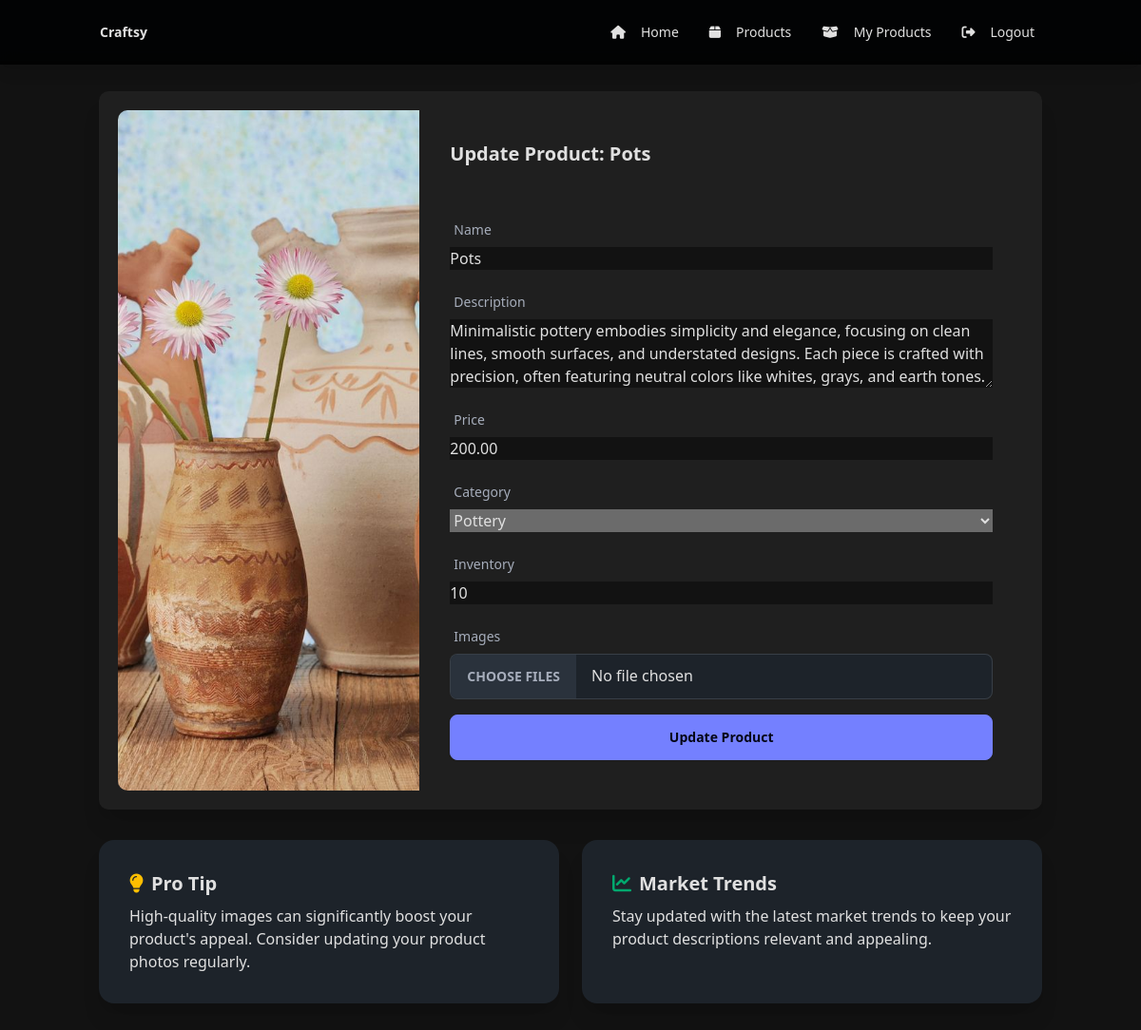
The app's page /artisan/product/update/2/ (signed in), older data.
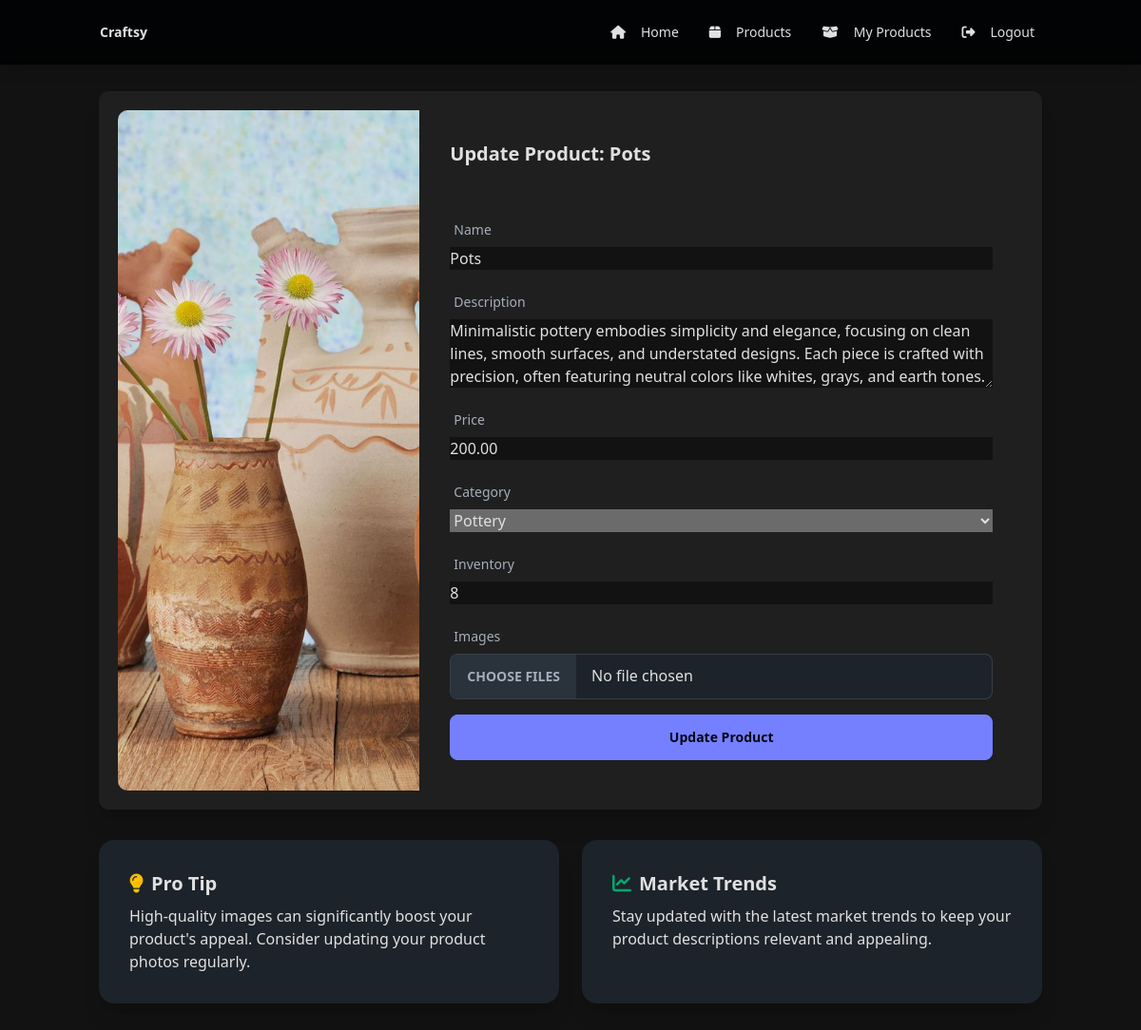
The same page, newer data.
### accounts/models.py (models this page shows, shortened)
class Product(models.Model):
    CATEGORY_CHOICES = [
        ('jewelry', 'Jewelry'),
        ('pottery', 'Pottery'),
        ('woodworking', 'Woodworking'),
        ('painting', 'Painting'),
    ]
    name = models.CharField(max_length=200)
    description = models.TextField()
    price = models.DecimalField(max_digits=10, decimal_places=2)
    category = models.ForeignKey(Category, on_delete=models.CASCADE, related_name='products')
    inventory = models.PositiveIntegerField()
    artisan = models.ForeignKey(Artisan, on_delete=models.CASCADE, related_name='products')
    created_at = models.DateTimeField(auto_now_add=True)
    updated_at = models.DateTimeField(auto_now=True)

class ProductImage(models.Model):
    product = models.ForeignKey(Product, related_name='images', on_delete=models.CASCADE)
    image = models.ImageField(upload_to='product_images/')
    is_primary = models.BooleanField(default=False)
    created_at = models.DateTimeField(auto_now_add=True)

### accounts/views.py (the view)
# urls.py: path('artisan/product/update/<int:product_id>/', views.update_product, name='update_product'),
@login_required
def update_product(request, product_id):
    if request.user.user_type != 'artisan':
        messages.error(request, "You don't have access to this page.")
        return redirect('home')
    artisan = get_object_or_404(Artisan, user=request.user)  # Get the Artisan instance
    product = get_object_or_404(Product, id=product_id, artisan=artisan)  # Use the Artisan instance
    if request.method == 'POST':
        form = ProductForm(request.POST, request.FILES, instance=product)
        if form.is_valid():
            form.save()
            new_images = request.FILES.getlist('images')
            for image in new_images:
                ProductImage.objects.create(product=product, image=image)
            messages.success(request, "Product updated successfully!")
            return redirect('artisan_products')
    else:
        form = ProductForm(instance=product)
    return render(request, 'update_product.html', {'form': form, 'product': product})

### accounts/forms.py (shortened to what this page needs)
class ProductForm(forms.ModelForm):
    images = MultipleFileField(required=False)
    class Meta:
        model = Product
        fields = ['name', 'description', 'price', 'category', 'inventory']
        widgets = {
            'name': forms.TextInput(attrs={'class': 'form-control'}),
            'description': forms.Textarea(attrs={'class': 'form-control', 'rows': 3}),
            'price': forms.NumberInput(attrs={'class': 'form-control'}),
            'category': forms.Select(attrs={'class': 'form-select'}),
            'inventory': forms.NumberInput(attrs={'class': 'form-control'}),
        }

### accounts/models.py (called while the page is built)
    def __str__(self):
        return self.name

### templates/update_product.html (shortened to what this page needs)
<!DOCTYPE html>
<html lang="en" data-theme="dark">
<head>
    <link href="https://cdn.jsdelivr.net/npm/tailwindcss@2.2.19/dist/tailwind.min.css" rel="stylesheet">
    <link href="https://cdn.jsdelivr.net/npm/daisyui@latest/dist/full.css" rel="stylesheet">
    <link rel="stylesheet" href="https://cdnjs.cloudflare.com/ajax/libs/font-awesome/6.5.2/css/all.min.css">
</head>
<body class="min-h-screen">
    <nav class="navbar shadow-lg fixed top-0 z-50 w-full">
        <div class="container mx-auto">
            <div class="flex-1">
                <a href="{% url 'artisan_home' %}" class="btn btn-ghost normal-case text-xl">Craftsy</a>
            </div>
            <div class="flex-none">
                <ul class="menu menu-horizontal px-1">
                    <li><a href="{% url 'artisan_home' %}"><i class="fas fa-home mr-2"></i>Home</a></li>
                    <li><a href="{% url 'products' %}"><i class="fas fa-box mr-2"></i>Products</a></li>
                    <li><a href="{% url 'artisan_products' %}"><i class="fas fa-box-open mr-2"></i>My Products</a></li>
                    <li><a href="{% url 'logout' %}"><i class="fas fa-sign-out-alt mr-2"></i>Logout</a></li>
                </ul>
            </div>
        </div>
    </nav>
    <div class="container mx-auto px-4 py-8 mt-16">
        <div class="card lg:card-side bg-base-100 shadow-xl info-section">
            <figure class="lg:w-1/3">
                {% if product.images.first %}
                    <img src="{{ product.images.first.image.url }}" alt="{{ product.name }}" class="w-full h-full object-cover">
                {% else %}
                    <img src="https://wallpapercave.com/wp/wp6347232.jpg" alt="Default Product Image" class="w-full h-full object-cover">
                {% endif %}
            </figure>
            <div class="card-body lg:w-2/3">
                <h2 class="card-title text-3xl mb-6">Update Product: {{ product.name }}</h2>
                <form method="POST" enctype="multipart/form-data" class="space-y-4">
                    {% for field in form %}
                        <div class="form-control">
                            <label for="{{ field.id_for_label }}" class="label">
                                <span class="label-text">{{ field.label }}</span>
                            </label>
                            {% if field.name == 'images' %}
                                <input type="file" name="{{ field.name }}" id="{{ field.id_for_label }}" class="file-input file-input-bordered w-full" multiple>
                            {% else %}
                                {{ field }}
                            {% endif %}
                        </div>
                    {% endfor %}
                    <div class="form-control mt-6">
                        <button type="submit" class="btn btn-primary">Update Product</button>
                    </div>
                </form>
            </div>
        </div>
        <div class="mt-8 grid grid-cols-1 md:grid-cols-2 gap-6">
            <div class="card bg-base-100 shadow-xl">
                <div class="card-body">
                    <h2 class="card-title"><i class="fas fa-lightbulb text-warning"></i> Pro Tip</h2>
                    <p>High-quality images can significantly boost your product's appeal. Consider updating your product photos regularly.</p>
                </div>
            </div>
            <div class="card bg-base-100 shadow-xl">
                <div class="card-body">
                    <h2 class="card-title"><i class="fas fa-chart-line text-success"></i> Market Trends</h2>
                    <p>Stay updated with the latest market trends to keep your product descriptions relevant and appealing.</p>
                </div>
            </div>
        </div>
    </div>
</body>
</html>

Row changes from the older to the newer data that the page shows:
changed Product "Pots": inventory "10" → "8"
